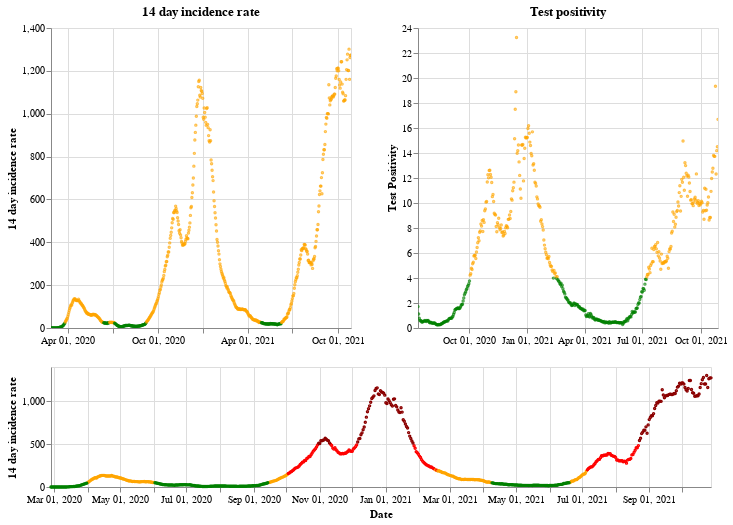

Notebook code cell kept with this figure:
### Markdown cell above
## Wales

### Code cell
plot_traffic_light('Wales')

### Figure 1 — Vega-Lite specification as saved in the notebook (floating-point values rounded to 4 significant figures; data arrays with more than 128 entries replaced by an {"elided": "..."} marker saying what was removed)
{"config": {"view": {"continuousWidth": 400, "continuousHeight": 300}}, "vconcat": [{"hconcat": [{"mark": {"type": "point", "size": 2}, "encoding": {"color": {"condition": {"value": "green", "test": "(datum.twoWeeklyCasesRate <= 25)"}, "value": "orange"}, "tooltip": [{"type": "nominal", "field": "areaName"}, {"type": "temporal", "field": "date"}, {"type": "quantitative", "field": "twoWeeklyCasesRate"}, {"type": "quantitative", "field": "testPositivity"}], "x": {"type": "temporal", "axis": {"title": ""}, "field": "date", "scale": {"domain": {"selection": "DateBrush"}}, "timeUnit": "yearmonthdate"}, "y": {"type": "quantitative", "axis": {"title": "14 day incidence rate"}, "field": "twoWeeklyCasesRate"}}, "title": "14 day incidence rate", "width": 300}, {"mark": {"type": "point", "size": 2}, "encoding": {"color": {"condition": {"value": "green", "test": "(datum.testPositivity <= 4)"}, "value": "orange"}, "tooltip": [{"type": "nominal", "field": "areaName"}, {"type": "temporal", "field": "date"}, {"type": "quantitative", "field": "twoWeeklyCasesRate"}, {"type": "quantitative", "field": "testPositivity"}], "x": {"type": "temporal", "axis": {"title": ""}, "field": "date", "scale": {"domain": {"selection": "DateBrush"}}, "timeUnit": "yearmonthdate"}, "y": {"type": "quantitative", "axis": {"title": "Test Positivity"}, "field": "testPositivity"}}, "title": "Test positivity", "width": 300}]}, {"layer": [{"mark": {"type": "point", "size": 2}, "encoding": {"color": {"condition": {"value": "orange", "test": "(((datum.testPositivity < 4) && (datum.twoWeeklyCasesRate >= 50)) && (datum.twoWeeklyCasesRate < 200))"}, "value": "red"}, "opacity": {"condition": {"value": 1, "test": "((datum.twoWeeklyCasesRate >= 50) && (datum.twoWeeklyCasesRate < 500))"}, "value": 0}, "tooltip": [{"type": "nominal", "field": "areaName"}, {"type": "temporal", "field": "date"}, {"type": "quantitative", "field": "twoWeeklyCasesRate"}, {"type": "quantitative", "field": "testPositivity"}], "x": {"type": "temporal", "axis": {"title": "Date"}, "field": "date", "timeUnit": "yearmonthdate"}, "y": {"type": "quantitative", "axis": {"title": "14 day incidence rate"}, "field": "twoWeeklyCasesRate"}}, "selection": {"DateBrush": {"type": "interval", "encodings": ["x"], "fields": ["Time"]}}}, {"mark": {"type": "point", "size": 2}, "encoding": {"color": {"value": "darkred"}, "opacity": {"condition": {"value": 1, "test": "(datum.twoWeeklyCasesRate >= 500)"}, "value": 0}, "tooltip": [{"type": "nominal", "field": "areaName"}, {"type": "temporal", "field": "date"}, {"type": "quantitative", "field": "twoWeeklyCasesRate"}, {"type": "quantitative", "field": "testPositivity"}], "x": {"type": "temporal", "axis": {"title": "Date"}, "field": "date", "timeUnit": "yearmonthdate"}, "y": {"type": "quantitative", "axis": {"title": "14 day incidence rate"}, "field": "twoWeeklyCasesRate"}}}, {"mark": {"type": "point", "size": 2}, "encoding": {"color": {"condition": {"value": "green", "test": "((datum.testPositivity < 4) && (datum.twoWeeklyCasesRate < 50))"}, "value": "orange"}, "opacity": {"condition": {"value": 1, "test": "(datum.twoWeeklyCasesRate < 50)"}, "value": 0}, "tooltip": [{"type": "nominal", "field": "areaName"}, {"type": "temporal", "field": "date"}, {"type": "quantitative", "field": "twoWeeklyCasesRate"}, {"type": "quantitative", "field": "testPositivity"}], "x": {"type": "temporal", "axis": {"title": "Date"}, "field": "date", "timeUnit": "yearmonthdate"}, "y": {"type": "quantitative", "axis": {"title": "14 day incidence rate"}, "field": "twoWeeklyCasesRate"}}}], "height": 120, "width": 660}], "data": {"name": "data-c8e47324f350f6b1da526c03c5ab2e3e"}, "$schema": "https://vega.github.io/schema/vega-lite/v4.8.1.json", "datasets": {"data-c8e47324f350f6b1da526c03c5ab2e3e": {"elided": "610 records"}}}
